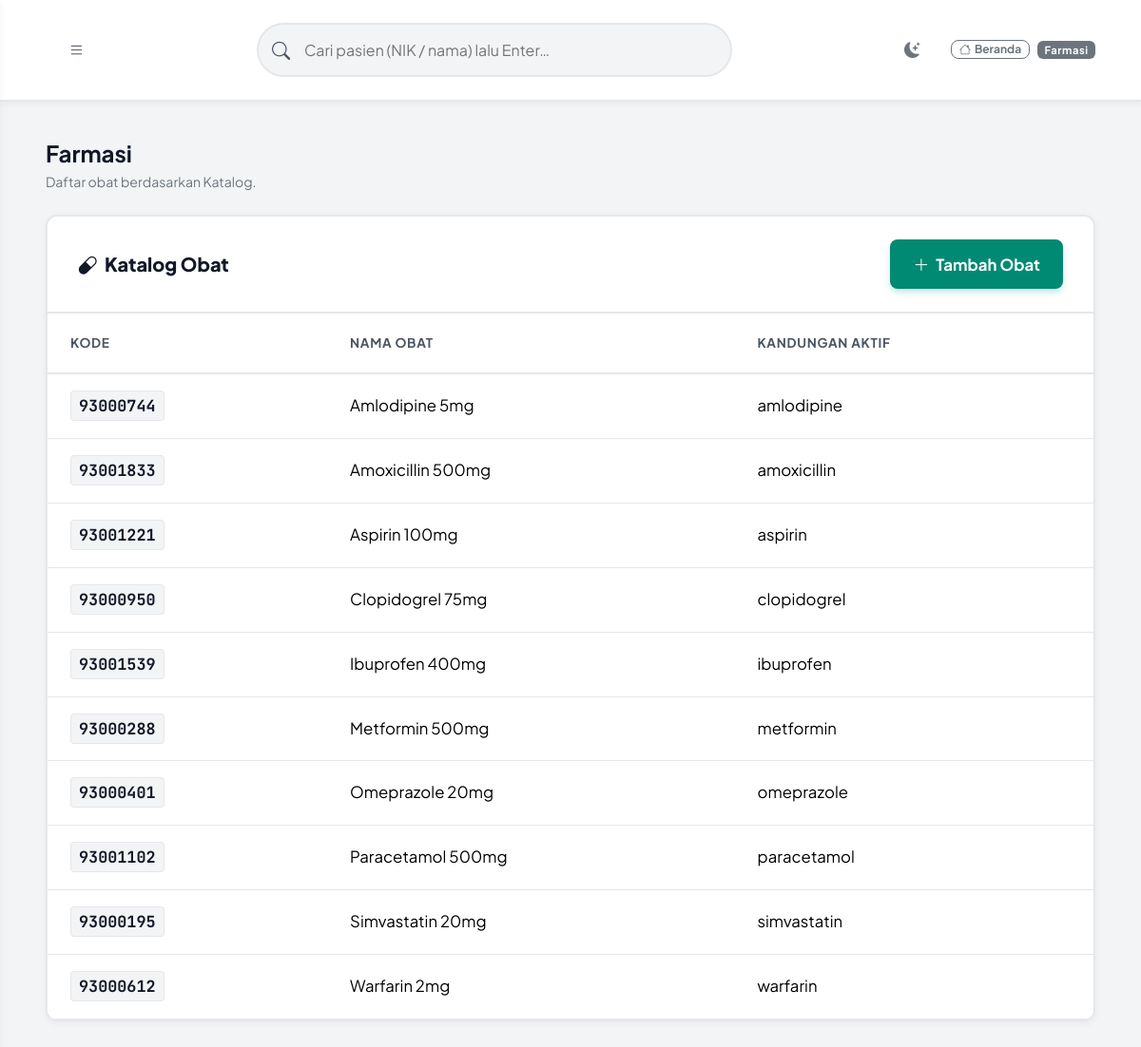
Screenshot of /index.php?r=farmasi (signed in) with the database file from the repository.
### tables this page shows
CREATE TABLE tabel_obat (
    id                   INT AUTO_INCREMENT PRIMARY KEY,
    kode_kfa             VARCHAR(20)  NOT NULL UNIQUE,
    nama_obat            VARCHAR(100) NOT NULL,
    kandungan_aktif      VARCHAR(255),
    peringatan_interaksi TEXT
);

### config/app.php (called while the page is built, shortened)
<?php
function e(?string $value): string
{
    return htmlspecialchars((string) $value, ENT_QUOTES, 'UTF-8');
}
function view(string $path, array $data = []): void
{
    extract($data, EXTR_SKIP);
    $viewFile = APP_ROOT . '/views/' . $path . '.php';
    require $viewFile;
}

### controllers/FarmasiController.php (called while the page is built, shortened)
<?php
class FarmasiController {
    private ObatModel  $obat;
    public function __construct() {
        $this->obat = new ObatModel();
    }
    public function index(): void {
        $obatList = $this->obat->all();
        view('farmasi/index', compact('obatList'));
    }
}

### index.php (called while the page is built, shortened)
<?php
require_once APP_ROOT . '/config/app.php';
spl_autoload_register(function (string $class): void {
    $map = [
        'Database' => APP_ROOT . '/config/database.php',
    ];
    if (isset($map[$class])) {
        return;
    }
    $paths = [
        APP_ROOT . '/models/' . $class . '.php',
        APP_ROOT . '/controllers/' . $class . '.php',
    ];
    foreach ($paths as $file) {
        if (is_file($file)) {
            return;
        }
    }
});
$route = trim((string) ($_GET['r'] ?? 'home'), '/');
$routes = [
    'home'                => [HomeController::class, 'index'],
    'pesan/store'         => [HomeController::class, 'storePesan'],
    'auth/login'          => [AuthController::class, 'login'],
    'auth/doLogin'        => [AuthController::class, 'doLogin'],
    'auth/register'       => [AuthController::class, 'register'],
    'auth/doRegister'     => [AuthController::class, 'doRegister'],
    'auth/logout'         => [AuthController::class, 'logout'],
    'dashboard'           => [DashboardController::class, 'index'],
    'admisi'              => [AdmisiController::class, 'index'],
    'admisi/store'        => [AdmisiController::class, 'store'],
    'admisi/toggleConsent'=> [AdmisiController::class, 'toggleConsent'],
    'klinis/periksa'      => [KlinisController::class, 'periksa'],
    'klinis/store'        => [KlinisController::class, 'store'],
    'klinis/cariObat'     => [KlinisController::class, 'cariObat'],
    'integrasi'           => [IntegrasiController::class, 'index'],
    'farmasi'             => [FarmasiController::class, 'index'],
    'farmasi/store'       => [FarmasiController::class, 'store'],
    'audit'               => [AuditController::class, 'index'],
];
[$class, $method] = $routes[$route];
$controller = new $class();
$controller->$method();

### config/database.php (called while the page is built)
<?php
class Database {
    private static $instance = null;
    public static function connect(): PDO {
        if (self::$instance === null) {
            $host = '127.0.0.1';
            $db   = 'simrs';
            $user = 'root';
            $pass = '';
            $dsn  = "mysql:host={$host};dbname={$db};charset=utf8mb4";
            self::$instance = new PDO($dsn, $user, $pass, [
                PDO::ATTR_ERRMODE            => PDO::ERRMODE_EXCEPTION,
                PDO::ATTR_DEFAULT_FETCH_MODE => PDO::FETCH_ASSOC,
                PDO::ATTR_EMULATE_PREPARES   => false,
            ]);
        }
        return self::$instance;
    }
}

### models/ObatModel.php (called while the page is built, shortened)
<?php
class ObatModel {
    private PDO $db;
    public function __construct() {
        $this->db = Database::connect();
    }
    public function all(): array {
        return $this->db->query('SELECT * FROM tabel_obat ORDER BY nama_obat')->fetchAll();
    }
}

### views/farmasi/index.php (the view, shortened to what this page needs)
<?php
require APP_ROOT . '/views/layouts/header.php';
require APP_ROOT . '/views/layouts/sidebar.php';
?>
<h1 class="h4 fw-bold mb-1">Farmasi</h1>
<p class="text-secondary mb-4" style="font-size:0.88rem;">Daftar obat berdasarkan Katalog.</p>
<div class="glass-card">
    <div class="card-header-custom d-flex justify-content-between align-items-center">
        <h5 class="mb-0"><i class="bi bi-capsule me-2"></i>Katalog Obat</h5>
        <button type="button" class="btn btn-sm btn-accent" data-bs-toggle="modal" data-bs-target="#modalTambahObat">
            <i class="bi bi-plus-lg me-1"></i> Tambah Obat
        </button>
    </div>
    <div class="table-responsive">
        <table class="table table-dark-custom mb-0">
            <thead>
                <tr>
                    <th>Kode</th>
                    <th>Nama Obat</th>
                    <th>Kandungan Aktif</th>
                </tr>
            </thead>
            <tbody>
            <?php foreach ($obatList as $o): ?>
                <tr>
                    <td><code class="code-nik"><?= e($o['kode_kfa']) ?></code></td>
                    <td><?= e($o['nama_obat']) ?></td>
                    <td><?= e($o['kandungan_aktif'] ?? '-') ?></td>
                </tr>
            <?php endforeach; ?>
            </tbody>
        </table>
    </div>
</div>
<?php require APP_ROOT . '/views/layouts/footer.php'; ?>

### assets/css/style.css (style rules this page uses)
:root { --accent: #008a73; --accent-glow: rgba(0, 138, 115, 0.15); --accent-hover: #006b59; --primary-blue: #2563eb; --purple-glow: #7c3aed; --bg-base: #f3f4f6; --bg-surface: #ffffff; --bg-card: #ffffff; --glass-bg: #ffffff; --glass-border: #e5e7eb; --glass-hover: #f9fafb; --text-primary: #111827; --text-secondary: #4b5563; --text-muted: #6b7280; --danger: #dc2626; --warning: #d97706; --success: #059669; --radius-lg: 12px; --radius-md: 8px; --radius-sm: 4px; --transition: all 0.2s ease-in-out; --shadow-glass: 0 2px 8px rgba(0, 0, 0, 0.05); }
html { scroll-behavior: smooth; }
*, *::before, *::after { box-sizing: border-box; }
body { margin: 0; padding: 0; font-family: 'Plus Jakarta Sans', system-ui, -apple-system, sans-serif; background: var(--bg-base); color: var(--text-primary); min-height: 100vh; line-height: 1.6; overflow-x: hidden; }
code, .code-nik { font-family: 'JetBrains Mono', monospace; font-size: 1em; background: var(--bg-base); border: 1px solid var(--glass-border); padding: 4px 8px; border-radius: 4px; color: var(--text-primary); font-weight: 700; }
.app-body { display: flex; flex-direction: column; min-height: 100vh; }
.glass-card { background: var(--bg-card); border: 2px solid var(--glass-border); border-radius: var(--radius-lg); box-shadow: var(--shadow-glass); overflow: hidden; margin-bottom: 2rem; }
.card-header-custom { padding: 1.5rem 2rem; border-bottom: 2px solid var(--glass-border); background: var(--bg-surface); }
.card-header-custom h5 { margin: 0; font-weight: 800; font-size: 1.25rem; color: var(--text-primary); }
.table-dark-custom { color: var(--text-primary); margin-bottom: 0; }
.table-dark-custom th { background: var(--bg-surface); color: var(--text-secondary); font-weight: 700; text-transform: uppercase; font-size: 0.85rem; letter-spacing: 0.05em; border-bottom: 2px solid var(--glass-border); padding: 1.25rem 1.5rem; }
.table-dark-custom td { background: var(--bg-card); border-bottom: 1px solid var(--glass-border); padding: 1.25rem 1.5rem; vertical-align: middle; font-size: 1.05rem; }
.btn { font-weight: 700; padding: 0.85rem 1.5rem; border-radius: var(--radius-md); transition: var(--transition); font-size: 1.05rem; }
.btn-accent { background: var(--accent); color: #ffffff; border: none; box-shadow: 0 4px 6px rgba(0, 138, 115, 0.2); }

### rows the page displays
tabel_obat: kode_kfa "93000744", nama_obat "Amlodipine 5mg", kandungan_aktif "amlodipine"
tabel_obat: kode_kfa "93001833", nama_obat "Amoxicillin 500mg", kandungan_aktif "amoxicillin"
tabel_obat: kode_kfa "93001221", nama_obat "Aspirin 100mg", kandungan_aktif "aspirin"
tabel_obat: kode_kfa "93000950", nama_obat "Clopidogrel 75mg", kandungan_aktif "clopidogrel"
tabel_obat: kode_kfa "93001539", nama_obat "Ibuprofen 400mg", kandungan_aktif "ibuprofen"
tabel_obat: kode_kfa "93000288", nama_obat "Metformin 500mg", kandungan_aktif "metformin"
tabel_obat: kode_kfa "93000401", nama_obat "Omeprazole 20mg", kandungan_aktif "omeprazole"
tabel_obat: kode_kfa "93001102", nama_obat "Paracetamol 500mg", kandungan_aktif "paracetamol"
tabel_obat: kode_kfa "93000195", nama_obat "Simvastatin 20mg", kandungan_aktif "simvastatin"
tabel_obat: kode_kfa "93000612", nama_obat "Warfarin 2mg", kandungan_aktif "warfarin"

### other values shown
$currentUser['role'] "Farmasi"
